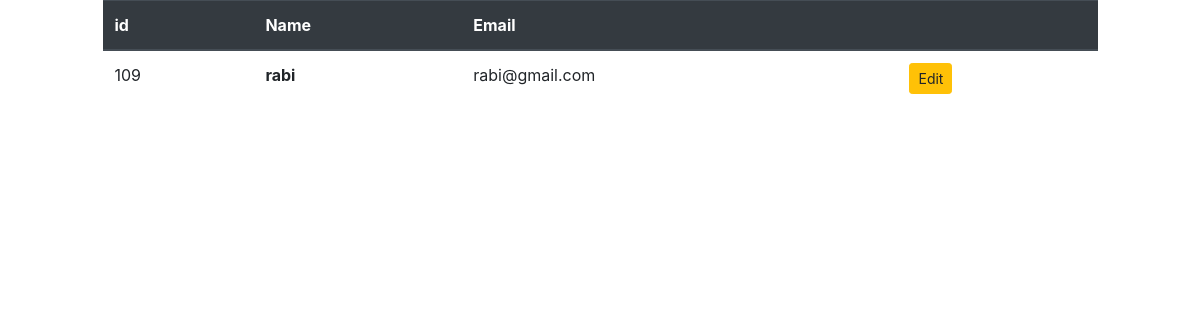
The app's page /list, older data.
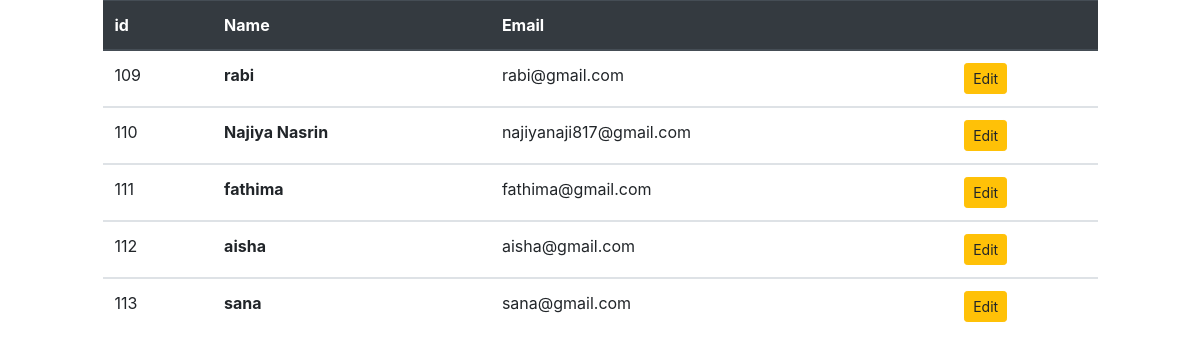
The same page, newer data.
### app/models.py (models this page shows, shortened)
class Register(models.Model):
    reg_id=models.AutoField(primary_key=True)
    name=models.CharField(max_length=100)
    email=models.EmailField(unique=True)
    class Meta:
        unique_together = ('name', 'email')

### app/views.py (the view)
# urls.py: path('list',RegisterList,name='rlist'),
def RegisterList(request):
    res = Register.objects.all()
    return render(request, "list.html", {"data": res})

### app/templates/list.html (shortened to what this page needs)
<!doctype html>
<html lang="en">
<head>
    <link rel="stylesheet" href="https://stackpath.bootstrapcdn.com/bootstrap/4.3.1/css/bootstrap.min.css"
>
</head>
<body>
    <div class="row">
        <div class="col-1"></div>
        <div class="col-10">
            <table class="table">
                <thead class="thead-dark">
                    <tr>
                        <th scope="col">id</th>
                        <th scope="col">Name</th>
                        <th scope="col">Email</th>
                        <th scope="col"></th>
                    </tr>
                </thead>
                {% for i in data %}
                <tbody>
                    <tr>
                        <td>{{i.reg_id}}</td>
                        <th scope="row">{{i.name}}</th>
                        <td>{{i.email}}</td>
                        <td><a href="{% url 'ed' i.reg_id %}" class="btn btn-warning btn-sm">Edit</a></td>
                    </tr>
                </tbody>
                {% endfor %}
            </table>
        </div>
        <div class="col-1"></div>
    </div>
</body>
</html>

Row changes from the older to the newer data that the page shows:
added Register: reg_id "110", name "Najiya Nasrin", email "najiyanaji817@gmail.com"
added Register: reg_id "111", name "fathima", email "fathima@gmail.com"
added Register: reg_id "112", name "aisha", email "aisha@gmail.com"
added Register: reg_id "113", name "sana", email "sana@gmail.com"
